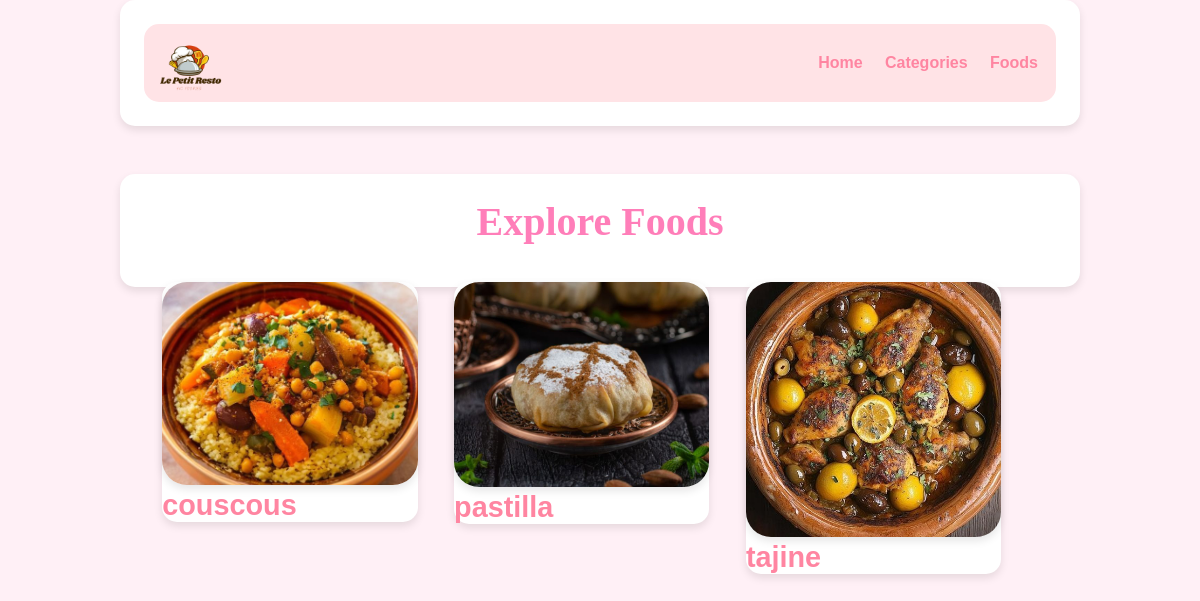
/categories.php, run on the app's committed database.
### tables this page shows
CREATE TABLE tbl_category (
  id int(10) UNSIGNED NOT NULL AUTO_INCREMENT,
  title varchar(100) NOT NULL,
  image_name varchar(255) NOT NULL,
  featured varchar(10) NOT NULL,
  active varchar(10) NOT NULL,
  PRIMARY KEY (id)
);

### categories.php (the view, shortened to what this page needs)
<?php include('partials-front/menu.php'); ?>
    <section class="categories">
        <div class="container">
            <h2 class="text-center">Explore Foods</h2>
            <?php
                $sql = "SELECT * FROM tbl_category WHERE active='Yes'";
                $res = mysqli_query($conn, $sql);
                $count = mysqli_num_rows($res);
                if($count>0)
                {
                    while($row=mysqli_fetch_assoc($res))
                    {
                        $id = $row['id'];
                        $title = $row['title'];
                        $image_name = $row['image_name'];
                        ?>
                        <a href="<?php echo SITEURL; ?>category-foods.php?category_id=<?php echo $id; ?>">
                            <div class="box-3 float-container">
                                <?php
                                    if($image_name=="")
                                    {
                                        echo "<div class='error'>Image not found.</div>";
                                    }
                                    else
                                    {
                                        ?>
                                        <img src="<?php echo SITEURL; ?>images/category/<?php echo $image_name; ?>" alt="<?php echo $title; ?>" class="img-responsive img-curve">
                                        <?php
                                    }
                                ?>
                                <h3 class="float-text text-black"><?php echo $title; ?></h3>
                            </div>
                        </a>
                        <?php
                    }
                }
                else
                {
                    echo "<div class='error'>Category not found.</div>";
                }
            ?>
        </div>
    </section>

### css/style.css (style rules this page uses)
* { margin: 0; padding: 0; font-family: 'Poppins', sans-serif; box-sizing: border-box; }
body { background-color: #fff0f6; color: #4b4b4b; }
h2 { color: #ff7eb9; font-size: 2.5rem; font-family: 'Dancing Script', cursive; margin-bottom: 2%; text-align: center; }
h3 { font-size: 1.8rem; color: #ff85a1; }
.container { width: 80%; margin: 0 auto; padding: 2%; background-color: #fff; border-radius: 15px; box-shadow: 0px 4px 8px rgba(0, 0, 0, 0.1); }
.img-responsive { width: 100%; border-radius: 15px; }
.img-curve { border-radius: 25px; box-shadow: 0px 4px 8px rgba(0, 0, 0, 0.1); }
.text-center { text-align: center; }
a { color: #ff85a1; text-decoration: none; transition: color 0.3s; }
.categories { padding: 4% 0; }
.box-3 { width: 28%; float: left; margin: 2%; background-color: #fff; border-radius: 15px; box-shadow: 0px 4px 8px rgba(0, 0, 0, 0.1); transition: transform 0.3s; }

### data on the page
tbl_category: image_name+title (picture), title "couscous"
tbl_category: image_name+title (picture), title "pastilla"
tbl_category: image_name (picture), title "tajine"
